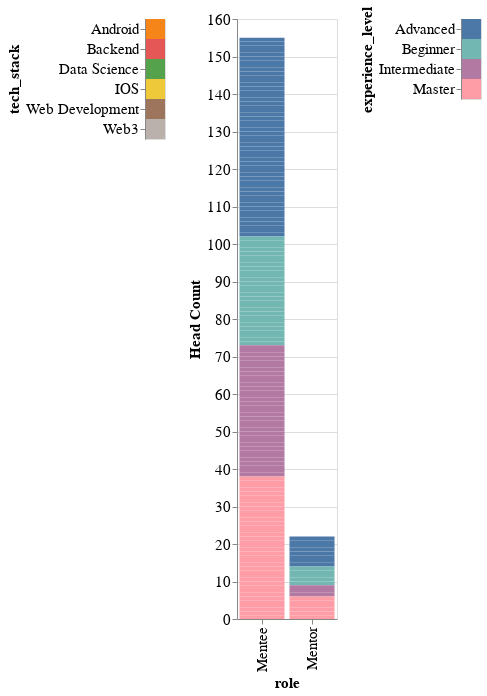

The cell this chart's notebook holds for it:
### Code cell
granular_graph = alt.hconcat(selector, main_graph, selector2, data=df).configure_legend(disable=True).configure_axisY(labelFontSize=15, titleFontSize=15, tickMinStep=1).configure_axisX(labelFontSize=15, titleFontSize=15)
granular_graph

### Figure 1 — Vega-Lite specification as saved in the notebook (floating-point values rounded to 4 significant figures; data arrays with more than 128 entries replaced by an {"elided": "..."} marker saying what was removed)
{"config": {"view": {"continuousWidth": 400, "continuousHeight": 300}, "axisX": {"labelFontSize": 15, "titleFontSize": 15}, "axisY": {"labelFontSize": 15, "tickMinStep": 1, "titleFontSize": 15}, "legend": {"disable": true}}, "hconcat": [{"mark": "rect", "encoding": {"color": {"condition": {"field": "tech_stack", "type": "nominal", "selection": "selector003"}, "value": "lightgray"}, "y": {"field": "tech_stack", "type": "nominal"}}, "selection": {"selector003": {"type": "multi", "fields": ["tech_stack"]}}}, {"mark": "bar", "encoding": {"color": {"field": "experience_level", "type": "nominal"}, "tooltip": {"field": "full_name", "type": "nominal"}, "x": {"field": "role", "type": "nominal"}, "y": {"aggregate": "count", "title": "Head Count", "type": "quantitative"}}, "height": 600, "transform": [{"filter": {"selection": "selector003"}}, {"filter": {"selection": "selector004"}}], "width": 100}, {"mark": "rect", "encoding": {"color": {"condition": {"field": "experience_level", "type": "nominal", "selection": "selector004"}, "value": "lightgray"}, "y": {"field": "experience_level", "type": "nominal"}}, "selection": {"selector004": {"type": "multi", "fields": ["experience_level"]}}}], "data": {"name": "data-6a29deca8df3b29d4b8b40a210e75773"}, "$schema": "https://vega.github.io/schema/vega-lite/v4.17.0.json", "datasets": {"data-6a29deca8df3b29d4b8b40a210e75773": {"elided": "177 records"}}}
